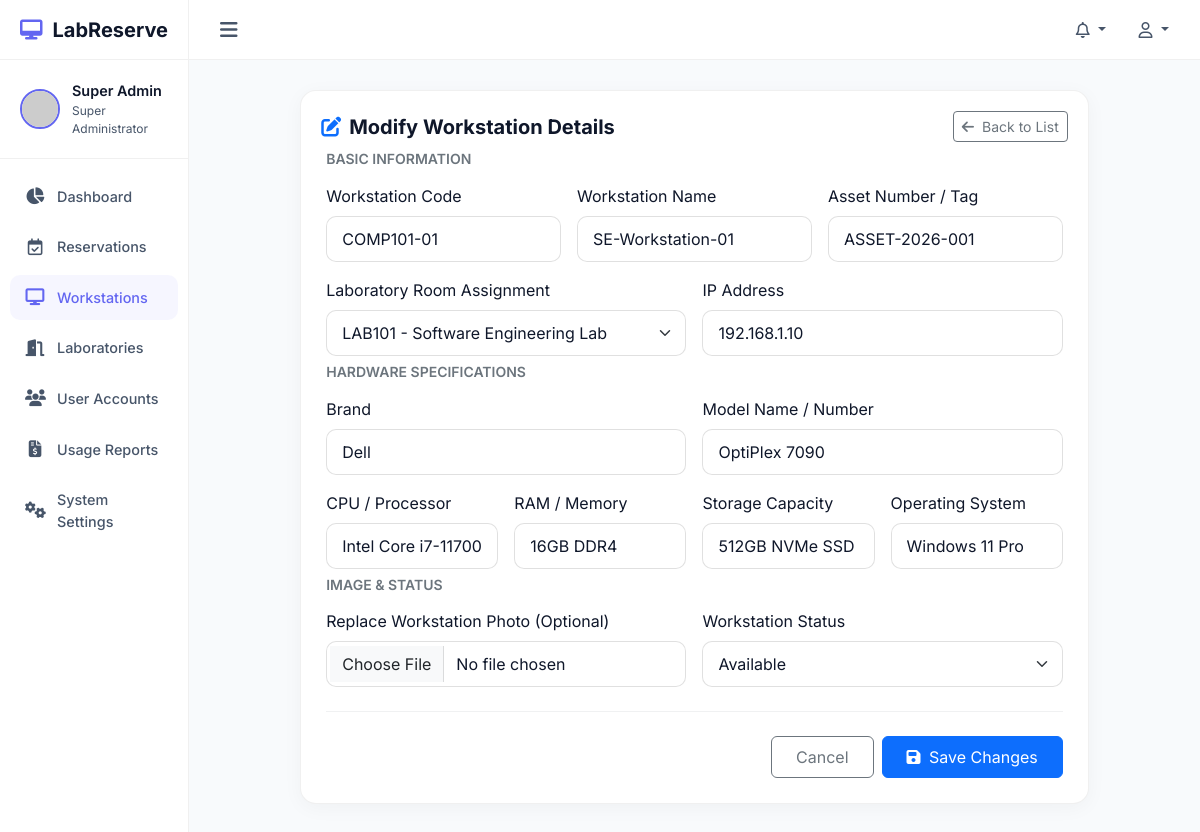
The page /computers/edit/1 (signed in) on the database its author committed.
### tables this page shows
CREATE TABLE `computers` (
    `id` INT AUTO_INCREMENT PRIMARY KEY,
    `code` VARCHAR(50) NOT NULL UNIQUE,
    `name` VARCHAR(100) NOT NULL,
    `asset_number` VARCHAR(100) NOT NULL UNIQUE,
    `laboratory_id` INT NOT NULL,
    `brand` VARCHAR(50) NOT NULL,
    `model` VARCHAR(50) NOT NULL,
    `cpu` VARCHAR(100) NOT NULL,
    `ram` VARCHAR(50) NOT NULL,
    `storage` VARCHAR(50) NOT NULL,
    `operating_system` VARCHAR(100) NOT NULL,
    `ip_address` VARCHAR(45) NOT NULL,
    `status` ENUM('available', 'reserved', 'maintenance', 'offline', 'disabled') DEFAULT 'available',
    `image_path` VARCHAR(255) NULL,
    `created_at` TIMESTAMP DEFAULT CURRENT_TIMESTAMP,
    `updated_at` TIMESTAMP DEFAULT CURRENT_TIMESTAMP ON UPDATE CURRENT_TIMESTAMP,
    FOREIGN KEY (`laboratory_id`) REFERENCES `laboratories` (`id`) ON DELETE RESTRICT,
    INDEX `idx_comp_code` (`code`),
    INDEX `idx_comp_lab` (`laboratory_id`),
    INDEX `idx_comp_status` (`status`)
);

CREATE TABLE `laboratories` (
    `id` INT AUTO_INCREMENT PRIMARY KEY,
    `code` VARCHAR(50) NOT NULL UNIQUE,
    `name` VARCHAR(100) NOT NULL,
    `building` VARCHAR(100) NOT NULL,
    `floor` VARCHAR(50) NOT NULL,
    `capacity` INT NOT NULL,
    `description` TEXT NULL,
    `status` ENUM('active', 'inactive') DEFAULT 'active',
    `created_at` TIMESTAMP DEFAULT CURRENT_TIMESTAMP,
    `updated_at` TIMESTAMP DEFAULT CURRENT_TIMESTAMP ON UPDATE CURRENT_TIMESTAMP,
    INDEX `idx_lab_code` (`code`)
);

### views/computers/edit.php (the view, shortened to what the rows shown need)
<div class="row justify-content-center">
    <div class="col-lg-10">
        <div class="card mb-4">
            <div class="card-header border-0 pb-0">
                <h5 class="fw-bold m-0"><i class="fa-solid fa-pen-to-square text-primary me-2"></i>Modify Workstation Details</h5>
                <a href="/computers" class="btn btn-outline-secondary btn-sm"><i class="fa-solid fa-arrow-left me-1"></i> Back to List</a>
            </div>
            <div class="card-body">
                <?php $errors = session()->getFlash('errors', []); ?>
                <form action="/computers/update/<?= $comp['id'] ?>" method="POST" enctype="multipart/form-data">
                    <div class="row g-3 mb-4">
                        <h6 class="text-secondary small text-uppercase fw-semibold m-0">Basic Information</h6>
                        <div class="col-md-4">
                            <label for="code" class="form-label">Workstation Code</label>
                            <input type="text" class="form-control <?= isset($errors['code']) ? 'is-invalid' : '' ?>" id="code" name="code" value="<?= esc($comp['code']) ?>" required>
                        </div>
                        <div class="col-md-4">
                            <label for="name" class="form-label">Workstation Name</label>
                            <input type="text" class="form-control <?= isset($errors['name']) ? 'is-invalid' : '' ?>" id="name" name="name" value="<?= esc($comp['name']) ?>" required>
                        </div>
                        <div class="col-md-4">
                            <label for="asset_number" class="form-label">Asset Number / Tag</label>
                            <input type="text" class="form-control <?= isset($errors['asset_number']) ? 'is-invalid' : '' ?>" id="asset_number" name="asset_number" value="<?= esc($comp['asset_number']) ?>" required>
                        </div>
                        <div class="col-md-6">
                            <label for="laboratory_id" class="form-label">Laboratory Room Assignment</label>
                            <select class="form-select <?= isset($errors['laboratory_id']) ? 'is-invalid' : '' ?>" id="laboratory_id" name="laboratory_id" required>
                                <?php foreach ($labs as $l): ?>
                                    <option value="<?= $l['id'] ?>" <?= $comp['laboratory_id'] == $l['id'] ? 'selected' : '' ?>><?= esc($l['code']) ?> - <?= esc($l['name']) ?></option>
                                <?php endforeach; ?>
                            </select>
                        </div>
                        <div class="col-md-6">
                            <label for="ip_address" class="form-label">IP Address</label>
                            <input type="text" class="form-control <?= isset($errors['ip_address']) ? 'is-invalid' : '' ?>" id="ip_address" name="ip_address" value="<?= esc($comp['ip_address']) ?>" required>
                        </div>
                    </div>
                    <div class="row g-3 mb-4">
                        <h6 class="text-secondary small text-uppercase fw-semibold m-0">Hardware Specifications</h6>
                        <div class="col-md-6">
                            <label for="brand" class="form-label">Brand</label>
                            <input type="text" class="form-control <?= isset($errors['brand']) ? 'is-invalid' : '' ?>" id="brand" name="brand" value="<?= esc($comp['brand']) ?>" required>
                        </div>
                        <div class="col-md-6">
                            <label for="model" class="form-label">Model Name / Number</label>
                            <input type="text" class="form-control <?= isset($errors['model']) ? 'is-invalid' : '' ?>" id="model" name="model" value="<?= esc($comp['model']) ?>" required>
                        </div>
                        <div class="col-md-3">
                            <label for="cpu" class="form-label">CPU / Processor</label>
                            <input type="text" class="form-control <?= isset($errors['cpu']) ? 'is-invalid' : '' ?>" id="cpu" name="cpu" value="<?= esc($comp['cpu']) ?>" required>
                        </div>
                        <div class="col-md-3">
                            <label for="ram" class="form-label">RAM / Memory</label>
                            <input type="text" class="form-control <?= isset($errors['ram']) ? 'is-invalid' : '' ?>" id="ram" name="ram" value="<?= esc($comp['ram']) ?>" required>
                        </div>
                        <div class="col-md-3">
                            <label for="storage" class="form-label">Storage Capacity</label>
                            <input type="text" class="form-control <?= isset($errors['storage']) ? 'is-invalid' : '' ?>" id="storage" name="storage" value="<?= esc($comp['storage']) ?>" required>
                        </div>
                        <div class="col-md-3">
                            <label for="operating_system" class="form-label">Operating System</label>
                            <input type="text" class="form-control <?= isset($errors['operating_system']) ? 'is-invalid' : '' ?>" id="operating_system" name="operating_system" value="<?= esc($comp['operating_system']) ?>" required>
                        </div>
                    </div>
                    <div class="row g-3 mb-4">
                        <h6 class="text-secondary small text-uppercase fw-semibold m-0">Image & Status</h6>
                        <div class="col-md-6">
                            <label for="image" class="form-label">Replace Workstation Photo (Optional)</label>
                            <input type="file" class="form-control" id="image" name="image" accept="image/*">
                        </div>
                        <div class="col-md-6">
                            <label for="status" class="form-label">Workstation Status</label>
                            <select class="form-select" id="status" name="status">
                                <option value="available" <?= $comp['status'] === 'available' ? 'selected' : '' ?>>Available</option>
                            </select>
                        </div>
                    </div>
                    <div class="d-flex justify-content-end gap-2 border-top border-secondary border-opacity-10 pt-4">
                        <a href="/computers" class="btn btn-outline-secondary px-4 py-2">Cancel</a>
                        <button type="submit" class="btn btn-primary px-4 py-2"><i class="fa-solid fa-save me-1"></i> Save Changes</button>
                    </div>
                </form>
            </div>
        </div>
    </div>
</div>

### app/Core/Router.php (shortened to what the rows shown need)
<?php
class Router {
    protected array $routes = [];
    public function add(string $method, string $path, array|callable $handler, array $middlewares = []): void {
        $pattern = preg_replace('/\{[a-zA-Z0-9_]+\}/', '([^/]+)', $path);
        $pattern = '#^' . trim($pattern, '/') . '$#';
        $this->routes[] = [
            'method'      => strtoupper($method),
            'pattern'     => $pattern,
            'handler'     => $handler,
            'middlewares' => $middlewares,
            'original'    => $path
        ];
    }
    public function resolve(Request $request): void {
        $path = trim($request->getPath(), '/');
        $method = $request->getMethod();
        foreach ($this->routes as $route) {
            if ($route['method'] === $method && preg_match($route['pattern'], $path, $matches)) {
                array_shift($matches);
                $handler = $route['handler'];
                if (is_array($handler)) {
                    [$controllerClass, $action] = $handler;
                    if (class_exists($controllerClass)) {
                        $controller = new $controllerClass();
                        if (method_exists($controller, $action)) {
                            call_user_func_array([$controller, $action], array_merge([$request], $matches));
                            return;
                        }
                    }
                }
                return;
            }
        }
    }
}

### views/layouts/main.php (shortened to what the rows shown need)
<?php
$currentUser = auth();
$roleName = $currentUser['role_name'] ?? '';
?>
<!DOCTYPE html>
<html lang="en">
<head>
    <link href="https://cdn.jsdelivr.net/npm/bootstrap@5.3.0/dist/css/bootstrap.min.css" rel="stylesheet">
    <link href="https://cdnjs.cloudflare.com/ajax/libs/font-awesome/6.4.0/css/all.min.css" rel="stylesheet">
    <link href="https://cdn.datatables.net/1.13.4/css/dataTables.bootstrap5.min.css" rel="stylesheet">
    <link href="https://cdn.jsdelivr.net/npm/select2@4.1.0-rc.0/dist/css/select2.min.css" rel="stylesheet">
    <link href="https://cdn.jsdelivr.net/npm/fullcalendar@6.1.8/index.global.min.css" rel="stylesheet">
</head>
<body>
    <div id="wrapper">
        <aside id="sidebar">
            <a href="/dashboard" class="sidebar-brand">
                <i class="fa-solid fa-desktop"></i>
                <span>LabReserve</span>
            </a>
            <div class="sidebar-user">
                <img src="https://ui-avatars.com/api/?name=<?= urlencode($currentUser['first_name'] . ' ' . $currentUser['last_name']) ?>&background=6366f1&color=fff&bold=true" alt="Avatar">
                <div>
                    <div class="user-name"><?= esc($currentUser['first_name'] . ' ' . $currentUser['last_name']) ?></div>
                    <div class="user-role"><?= esc($roleName) ?></div>
                </div>
            </div>
            <ul class="sidebar-menu">
                <li class="sidebar-item" id="menu-dashboard">
                    <a href="/dashboard" class="sidebar-link">
                        <i class="fa-solid fa-chart-pie"></i>
                        <span>Dashboard</span>
                    </a>
                </li>
                <li class="sidebar-item" id="menu-reservations">
                    <a href="/reservations" class="sidebar-link">
                        <i class="fa-regular fa-calendar-check"></i>
                        <span>Reservations</span>
                    </a>
                </li>
                <?php if ($roleName === 'Super Administrator' || $roleName === 'Department Administrator' || $roleName === 'Staff'): ?>
                    <li class="sidebar-item" id="menu-computers">
                        <a href="/computers" class="sidebar-link">
                            <i class="fa-solid fa-display"></i>
                            <span>Workstations</span>
                        </a>
                    </li>
                    <li class="sidebar-item" id="menu-laboratories">
                        <a href="/laboratories" class="sidebar-link">
                            <i class="fa-solid fa-door-open"></i>
                            <span>Laboratories</span>
                        </a>
                    </li>
                    <li class="sidebar-item" id="menu-users">
                        <a href="/users" class="sidebar-link">
                            <i class="fa-solid fa-users"></i>
                            <span>User Accounts</span>
                        </a>
                    </li>
                    <li class="sidebar-item" id="menu-reports">
                        <a href="/reports" class="sidebar-link">
                            <i class="fa-solid fa-file-invoice-dollar"></i>
                            <span>Usage Reports</span>
                        </a>
                    </li>
                    <li class="sidebar-item" id="menu-settings">
                        <a href="/settings" class="sidebar-link">
                            <i class="fa-solid fa-gears"></i>
                            <span>System Settings</span>
                        </a>
                    </li>
                <?php endif; ?>
            </ul>
        </aside>
        <div id="content-wrapper">
            <header class="top-navbar">
                <button class="toggle-btn" id="sidebar-toggle">
                    <i class="fa-solid fa-bars"></i>
                </button>
                <div class="navbar-actions">
                    <div class="dropdown">
                        <button class="nav-dropdown-btn dropdown-toggle no-caret" data-bs-toggle="dropdown">
                            <i class="fa-regular fa-bell"></i>
                        </button>
                    </div>
                    <div class="dropdown">
                        <button class="nav-dropdown-btn dropdown-toggle no-caret" data-bs-toggle="dropdown">
                            <i class="fa-regular fa-user"></i>
                        </button>
                    </div>
                </div>
            </header>
            <main class="main-content">
                <?= $content ?>
            </main>
        </div>
    </div>
</body>
</html>

### rows shown on the page
computers: code "COMP101-01", name "SE-Workstation-01", asset_number "ASSET-2026-001", laboratory_id "LAB101 - Software Engineering Lab", ip_address "192.168.1.10", brand "Dell", model "OptiPlex 7090", cpu "Intel Core i7-11700", ram "16GB DDR4", storage "512GB NVMe SSD", operating_system "Windows 11 Pro", status "Available"
